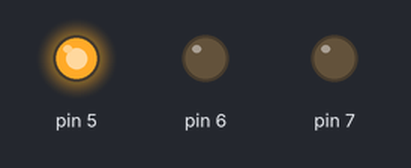
Recording of a sketch running on a simulated Arduino Uno, built with avr-gcc and run on an emulated ATmega328P. Shown: output pins drawn as LEDs (lit = HIGH).

Above: at 0.5 s.
At 1.5 s:
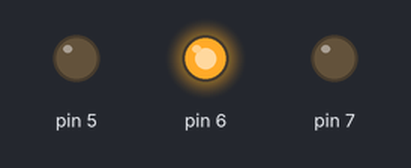
At 5.5 s:
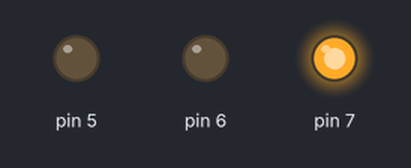
Timing chart, 0 to 6.9 s (numbered marks = the images above):
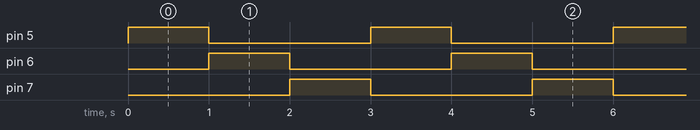

The sketch:

RGBLightchaser.ino
```cpp
void setup() {
  //Defining the pins as OUTPUT
  pinMode(5,OUTPUT);
  pinMode(6,OUTPUT);
  pinMode(7,OUTPUT);
}
void  loop() {
digitalWrite(5,HIGH);//turn on the red LED within the RGB
digitalWrite(6,LOW);//turn off the green LED within the RGB
digitalWrite(7,LOW);//turn off the blue LED within the RGB
delay(1000);// wait for a second
digitalWrite(5,LOW);//turn off the red LED within the RGB
digitalWrite(6,HIGH);//turn on the green LED within the RGB
digitalWrite(7,LOW);//turn off the blue LED within the RGB
delay(1000);// wait for a second
digitalWrite(5,LOW);//turn off the red LED within the RGB
digitalWrite(6,LOW);//turn off the green LED within the RGB
digitalWrite(7,HIGH);//turn on the blue LED within the RGB
delay(1000);// wait for a second
}
```

Measured:
- by itself, pin 5–7: alternates HIGH for 1.0 s and LOW for 2.0 s
- by itself, everything shown: repeats every 3.0 s, in 3 steps
